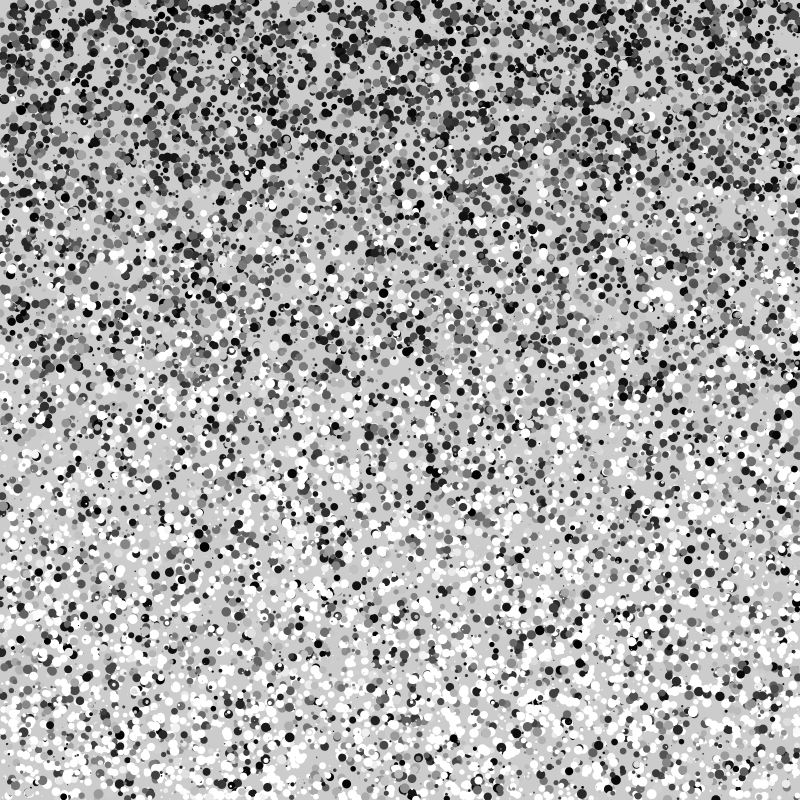
Frame 1 (no input)
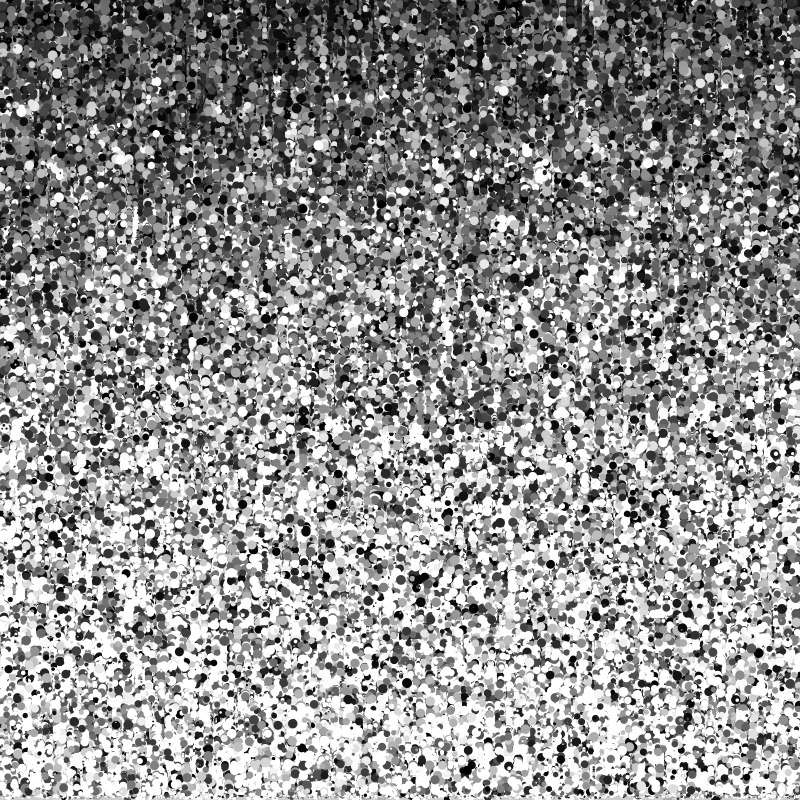
Frame 60 (the mouse pressed at the canvas centre just before this capture)
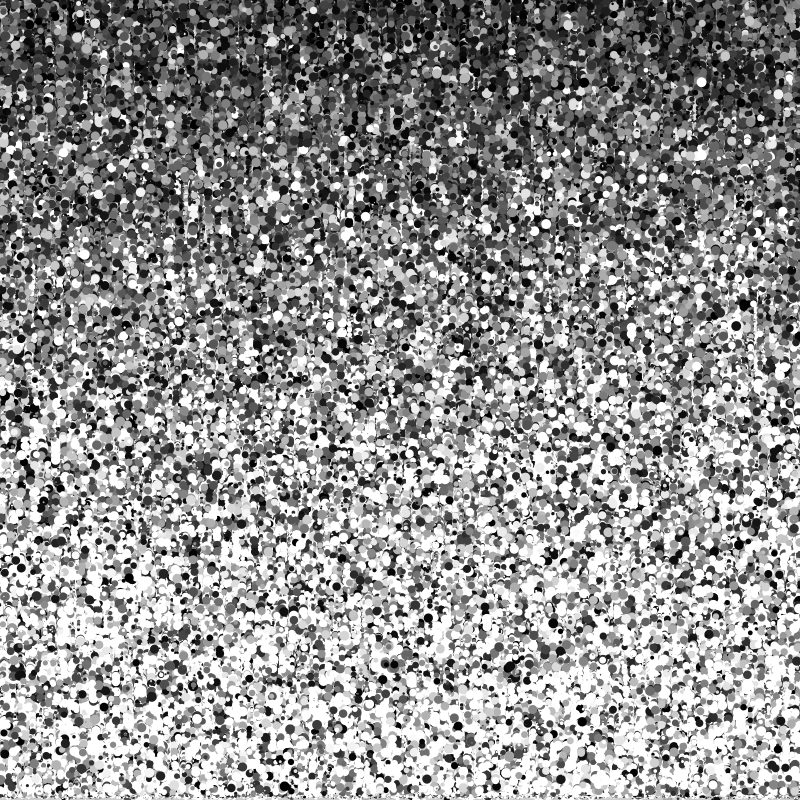
Frame 120 (the mouse held since frame 60 and released just before this capture)

The Processing sketch that drew these frames (run headless with seeded random() and noise(); from frame 60 on, the mouse is pressed at the canvas centre):

// Processing sketch: f_rste_circle_packing
// ── f_rste_circle_packing.pde
import java.util.List;
import java.util.ArrayList;

class Dot {
 float posX;
 float posY;
 float radius;
 Dot(float x, float y, float r) {
    this.posX = x;
    this.posY = y;
    this.radius = r;
 }
 
}

final int n = 20000;
List<List<Dot>> arr = new ArrayList<>(n);
List<Dot> dots = new ArrayList<>();

void setup() {
  size(800, 800);
  noStroke();
  
  for(int i = 0; i < n; i++) {
    float x = random(width);
    float y = random(height);
    float s = random(10);
    Dot d = new Dot(x, y, s);
    dots.add(d);
    
  }
  
  
}

void draw() {
  clear();
  for(Dot d : dots) {
    fill(random((d.posY/2 + (d.radius * 100) % 255)));
    ellipse(d.posX, d.posY, d.radius, d.radius);
    
    d.posY += random(d.radius);
    
    if (d.posY + d.radius > height) {
       d.posY = -d.radius;
       d.posX = random(width);
    }
  }
  
}
